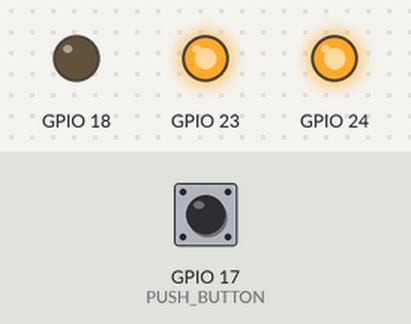
Bench run of a program on a simulated Raspberry Pi (BCM pin numbers). Shown: output pins drawn as LEDs (lit = HIGH). The inputs (shaded band) are chosen by the test bench; at power-on: GPIO 17 (PUSH_BUTTON) LOW. Random numbers come from a fixed seed.

Above: at 0.75 s.
At 9.03 s:
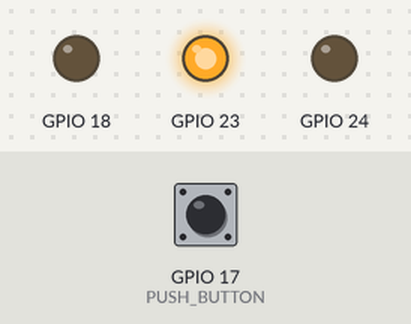
At 18.28 s:
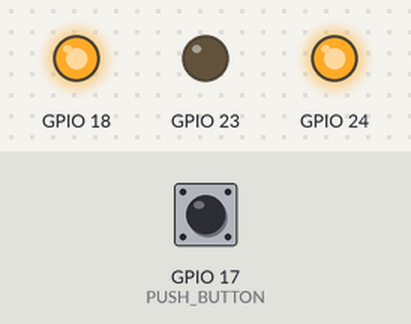
At 22.94 s:
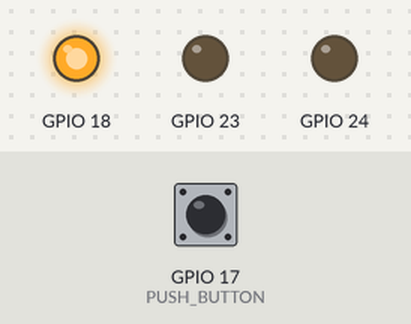
At 30.54 s:
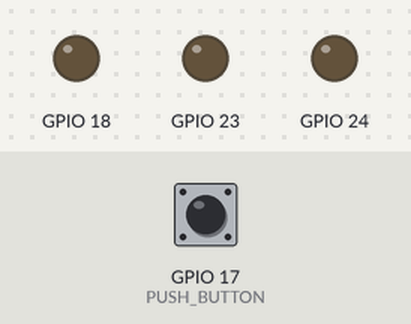
At 39.56 s:
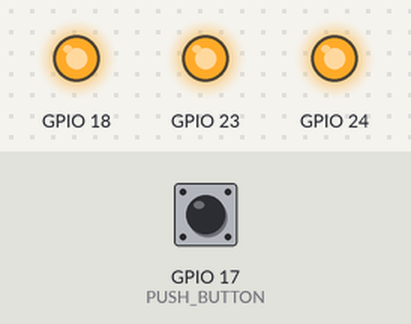
Timing chart, 0 to 40.0 s (numbered marks = the images above):
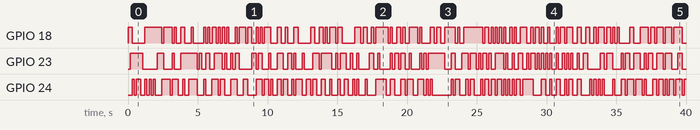

Measured:
- by itself, GPIO 18: LOW → HIGH at 0.00 s, → LOW 0.30 s later, → HIGH 0.90 s later, → LOW 1.2 s later, … (136 changes in this stretch)
- by itself, GPIO 23: LOW → HIGH at 0.15 s, → LOW 0.90 s later, → HIGH 1.1 s later, → LOW 0.45 s later, … (128 changes in this stretch)
- by itself, GPIO 24: LOW → HIGH at 0.31 s, → LOW 0.15 s later, → HIGH 0.15 s later, → LOW 0.30 s later, … (141 changes in this stretch)

The program:

random_lights.py
```python
#!/usr/bin/env python3

import random  # Generate random numbers
import pigpio  # Pi GPIO library
import LED_SX  # Our set-up.

SLEEP = 0.15  # Length of time to sleep

# Connect to a Raspberry Pi on port 8888
pi = pigpio.pi("devw.local", 8888)
if not pi.connected:
    exit(1)


# Keyboard interrupt handler to exit the program gracefully
def keyboard_interrupt_handler(sig, frame):
    print("Keyboard interrupt (ID: {}), cleaning up.".format(sig))
    LED_SX.clean_up_exit(pi, 0)


LED_SX.set_keyboard_interrupt(keyboard_interrupt_handler)

# Configure the pins for output.
LED_SX.configure_pins(pi)
random.seed()  # Initialize Random number generator

# Loop for the number of repetitions.
while True:
    for led in LED_SX.colours:  # For each colour LED
        r = random.randint(0, 1)  # Turn the LED on or off randomly
        LED_SX.set_led_state(pi, led, r)
    LED_SX.sleep_exit_on_button(pi, SLEEP)  # Wait for SLEEP seconds.
```

LED_SX.py
```python
import pigpio
import time
import signal

RED = 18  # The red LED is on GPIO pin 18
YEL = 23  # The yellow LED is on GPIO pin 23
GRE = 24  # The green LED is on GPIO pin 24

PUSH_BUTTON = 17  # The push button is on GPIO pin 17

colours = [GRE, YEL, RED]  # All the LEDs in the order we want to work with them.


# This function will configure a list of pins to be GPIO output pins
def configure_pins(gpio):
    for pin in colours:
        gpio.set_mode(pin, pigpio.OUTPUT)
        gpio.set_pull_up_down(pin, pigpio.PUD_OFF)
        gpio.write(pin, 0)
    # Configure push button switch
    gpio.set_pull_up_down(PUSH_BUTTON, pigpio.PUD_OFF)
    gpio.set_mode(PUSH_BUTTON, pigpio.INPUT)


# Set all pins in the list to off. Useful before exiting.
def set_all_leds_off(gpio):
    for pin in colours:
        gpio.write(pin, 0)


# Turn a particular LED on or off
def set_led_state(gpio, led, state):
    if led in colours:
        gpio.write(led, state)


# Cleanup and exit, turn off all the LEDs and disconnect from the Raspberry Pi
def clean_up_exit(gpio, exit_code):
    set_all_leds_off(gpio)
    gpio.stop()
    exit(exit_code)


# Read the button
def read_push_button(gpio):
    return gpio.read(PUSH_BUTTON)


# Sleep but exit on push button press
def sleep_exit_on_button(gpio, seconds):
    if gpio.read(PUSH_BUTTON):
        clean_up_exit(gpio, 0)
    time.sleep(seconds)
    if gpio.read(PUSH_BUTTON):
        clean_up_exit(gpio, 0)


def set_keyboard_interrupt(handler):
    signal.signal(signal.SIGINT, handler)
```
